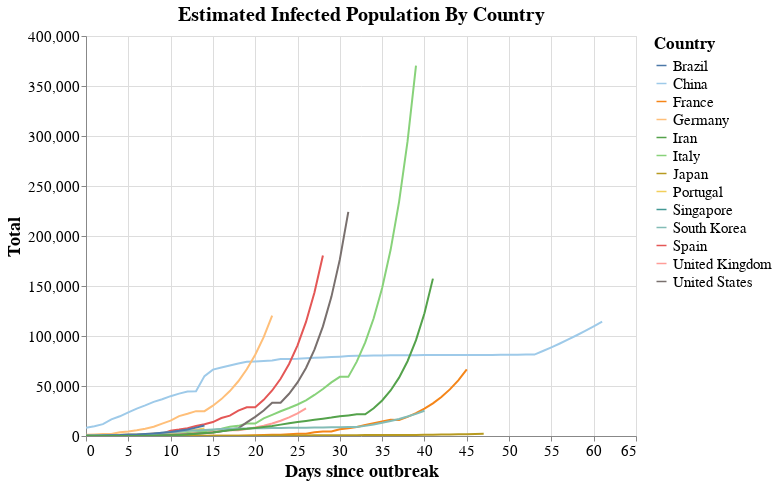

This figure's notebook cell:
### Markdown cell above
## Estimated Infected Population By Country

by days since outbreak

> Tip: Click (Shift+ for multiple) on countries in the legend to filter the visualization.

### Code cell
#hide_input
# Plot estimated absolute number of infected
plot1 = plot(data_countries_pc, "line", True)
plot1.save("../images/covid-estimate-infections.png")
plot1

### Figure 1 — Vega-Lite specification as saved in the notebook (floating-point values rounded to 4 significant figures; data arrays with more than 128 entries replaced by an {"elided": "..."} marker saying what was removed)
{"config": {"view": {"continuousWidth": 400, "continuousHeight": 300}, "axis": {"labelFontSize": 15, "titleFontSize": 18}, "title": {"fontSize": 20}}, "data": {"name": "data-87b0310e0e9e2205b6c8850ab85b5812"}, "mark": "line", "encoding": {"color": {"type": "nominal", "field": "location", "legend": {"labelFontSize": 15, "title": "Country", "titleFontSize": 17}, "scale": {"scheme": "tableau20"}}, "opacity": {"condition": {"value": 1, "selection": "selector002"}, "value": 0.1}, "x": {"type": "quantitative", "field": "n_days", "title": "Days since outbreak"}, "y": {"type": "quantitative", "field": "infected", "title": "Total"}}, "height": 400, "selection": {"selector001": {"type": "interval", "bind": "scales"}, "selector002": {"type": "multi", "fields": ["location"], "bind": "legend"}}, "title": "Estimated Infected Population By Country", "width": 550, "$schema": "https://vega.github.io/schema/vega-lite/v4.0.2.json", "datasets": {"data-87b0310e0e9e2205b6c8850ab85b5812": {"elided": "431 records"}}}
